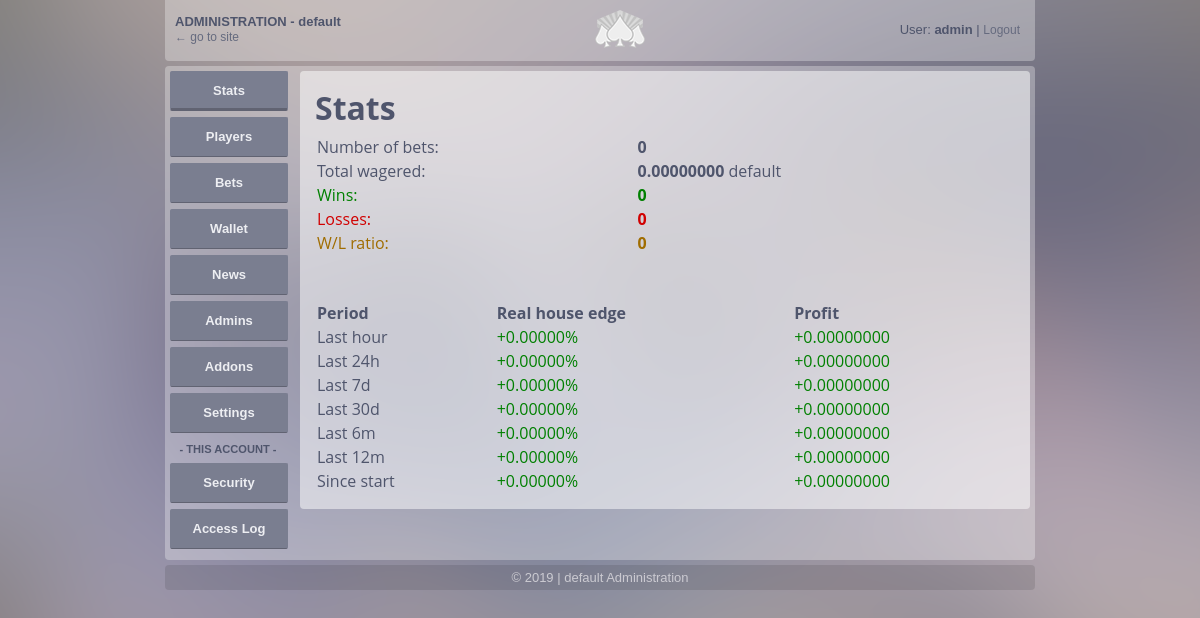
/admin/ (signed in), run on the app's committed database.
### tables this page shows
CREATE TABLE `system` (
  `id` int(1) NOT NULL DEFAULT '1',
  `autoalias_increment` int(255) NOT NULL DEFAULT '1',
  `title` text NOT NULL,
  `url` text NOT NULL,
  `currency` text NOT NULL,
  `currency_sign` text NOT NULL,
  `description` text NOT NULL,
  `giveaway` int(1) NOT NULL DEFAULT '0',
  `giveaway_amount` double NOT NULL DEFAULT '0',
  `chat_enable` int(1) NOT NULL DEFAULT '1',
  `t_bets` int(255) NOT NULL DEFAULT '0',
  `t_wagered` double NOT NULL DEFAULT '0',
  `t_wins` int(255) NOT NULL DEFAULT '0',
  `t_player_profit` double NOT NULL DEFAULT '0',
  `giveaway_freq` int(255) NOT NULL DEFAULT '0',
  `min_withdrawal` double NOT NULL DEFAULT '0',
  `min_deposit` double NOT NULL DEFAULT '0',
  `min_confirmations` int(255) NOT NULL DEFAULT '1',
  `bankroll_maxbet_ratio` double NOT NULL DEFAULT '25',
  `number_of_decks` double NOT NULL DEFAULT '1',
  `deposits_last_round` time NOT NULL,
  `hits_on_soft` int(1) NOT NULL DEFAULT '0',
  `bj_pays` int(1) NOT NULL DEFAULT '0'
);

### admin/index.php (the view, shortened to what this page needs)
<?php
if (isset($_SESSION['logged_']) && $_SESSION['logged_']==true)
  $logged=true;
else $logged=false;
$settings=mysql_fetch_array(mysql_query("SELECT * FROM `system` WHERE `id`=1 LIMIT 1"));
?>
<!DOCTYPE html>
<html>
  <head>
    <link rel="stylesheet" type="text/css" href="./layout.css">
  </head>
  <body>
    <div id="all">
      <div id="content" style="text-align: center;">
        <div class="main head">
          <div style="float: left; text-align: left; margin-left: 5px; position: relative; top: 4px;">
            <b>ADMINISTRATION - <?php echo $settings['title']; ?></b>
            <br>
            <a href="http://<?php echo $settings['url']; ?>" target="_blank" title="Opens site in new window">← go to site</a>
          </div>
          <div style="float: right; margin-right: 10px; line-height: 40px;">
            User: <?php if ($logged) echo '<b>'.$_SESSION['username'].'</b> | <a href="./login.php?logout">Logout</a>'; else echo '<b>Unlogged</b>'; ?>
          </div>
          <img src="./imgs/imprint.png" style="width: 50px;">
        </div>
        <div class="main">
          <div class="obsah">
            <?php
            if (!$logged) {
              if (isset($_GET['login_error'])) echo '<div class="zpravared"><b>Error: </b>Login error.</div>';
              if (isset($_GET['logouted'])) echo '<div class="zpravagreen"><b>Success: </b>You have been logged out.</div>';
              if (!isset($_GET['totp'])) {
                ?>
                <form action="login.php" method="post">
                  <table id="loginT" border="0">
                    <tr><td>Username:</td><td><input type="text" name="hash_one"></td></tr>
                    <tr><td>Password:</td><td><input type="password" name="hash_sec"></td></tr>
                    <tr><td></td><td><input type="submit" name="prihlaseni" value="Login"></td></tr>
                  </table>
                </form>
                <?php
              }
              else {
                ?>
                <div class="zprava"><b>Notice:</b> Two-factor authentication is enabled for this account.</div>
                <form action="login.php" method="post">
                  <table id="loginT" border="0">
                    <tr><td>Username:</td><td><b><?php echo $_SESSION['2f_1']['username']; ?></b></td></tr>
                    <tr><td>Enter one-time password:</td><td><input type="text" name="totp"></td></tr>
                    <tr><td></td><td><input type="submit" name="prihlaseni" value="Login"></td></tr>
                  </table>
                </form>
                <?php
              }
            }
            else {
              if (!empty($_GET['p']) && file_exists('./pages/'.$_GET['p'].'.php'))
                include './pages/'.$_GET['p'].'.php';
              else if (empty($_GET['p'])) include './pages/home.php';
              else include '404.php';
            }
            ?>
          </div>
          <div class="menu_">
            <ul>
              <?php if (!$logged) { ?>
              <li><a href="./">Login</a></li>
              <?php } if ($logged) { ?>
              <li><a href="./"<?php if (!isset($_GET['p']) || (isset($_GET['p']) && $_GET['p']=='home')) echo ' class="active_"'; ?>>Stats</a></li>
              <li><a href="./?p=players"<?php if (isset($_GET['p']) && $_GET['p']=='players') echo ' class="active_"'; ?>>Players</a></li>
              <li><a href="./?p=bets"<?php if (isset($_GET['p']) && $_GET['p']=='bets') echo ' class="active_"'; ?>>Bets</a></li>
              <li><a href="./?p=wallet"<?php if (isset($_GET['p']) && $_GET['p']=='wallet') echo ' class="active_"'; ?>>Wallet</a></li>
              <li><a href="./?p=news"<?php if (isset($_GET['p']) && $_GET['p']=='news') echo ' class="active_"'; ?>>News</a></li>
              <li><a href="./?p=admins"<?php if (isset($_GET['p']) && $_GET['p']=='admins') echo ' class="active_"'; ?>>Admins</a></li>
              <li><a href="./?p=addons"<?php if (isset($_GET['p']) && $_GET['p']=='addons') echo ' class="active_"'; ?>>Addons</a></li>
              <li><a href="./?p=settings"<?php if (isset($_GET['p']) && $_GET['p']=='settings') echo ' class="active_"'; ?>>Settings</a></li>
              <li><p align="center"><small><small><strong><strong>- THIS ACCOUNT -</strong></strong></small></small></p></li>
              <li><a href="./?p=set_ga"<?php if (isset($_GET['p']) && $_GET['p']=='set_ga') echo ' class="active_"'; ?>>Security</a></li>
              <li><a href="./?p=logs"<?php if (isset($_GET['p']) && $_GET['p']=='logs') echo ' class="active_"'; ?>>Access Log</a></li>
              <?php } ?>
            </ul>
          </div>
        </div>
        <div class="main paticka">&copy; <?php echo date('Y',time()).' '; ?> | <?php echo $settings['title']; ?> Administration</div>
      </div>
    </div>
  </body>
</html>

### admin/pages/home.php (shortened to what this page needs)
<h1>Stats</h1>
<table class="vypis_table">
  <tr class="vypis_table_obsah">
    <td>Number of bets:</td>
    <td><b><?php echo $settings['t_bets']; ?></b></td>
  </tr>
  <tr class="vypis_table_obsah">
    <td>Total wagered:</td>
    <td><b><?php echo sprintf("%.8f",$settings['t_wagered']); ?></b> <?php echo $settings['currency_sign']; ?></td>
  </tr>
  <tr class="vypis_table_obsah">
    <td style="color: green;">Wins:</td>
    <td style="color: green;"><b><?php echo $settings['t_wins']; ?></b></td>
  </tr>
  <tr class="vypis_table_obsah">
    <td style="color: #d10000;">Losses:</td>
    <td style="color: #d10000;"><b><?php echo ($settings['t_bets']-$settings['t_wins']); ?></b></td>
  </tr>
  <tr class="vypis_table_obsah">
    <td style="color: #a06d00;">W/L ratio:</td>
    <td style="color: #a06d00;"><b><?php if (($settings['t_bets']-$settings['t_wins'])>0) echo sprintf("%.3f",$settings['t_wins']/($settings['t_bets']-$settings['t_wins'])); else echo 0; ?></b></td>
  </tr>
</table>
<br><br>
<table class="vypis_table">
  <tr class="vypis_table_head">
    <th>Period</th>
    <th>Real house edge</th>
    <th>Profit</th>
  </tr>
  <tr>
    <td>Last hour</td>
    <td><?php $this_q=mysql_fetch_array(mysql_query("SELECT SUM(-1*((`bet_amount`*`multiplier`)-`bet_amount`)) AS `total_profit`,SUM(`bet_amount`) AS `total_wager` FROM `games` WHERE `time`>NOW()-INTERVAL 1 HOUR AND `ended`=1 AND `winner`!='tie'")); $h_e_['h_e']=($this_q['total_wager']!=0)?(($this_q['total_profit']/$this_q['total_wager'])*100):0; echo ($h_e_['h_e']>=0)?'<span style="color: green;">+'.sprintf("%.5f",$h_e_['h_e']).'%</span>':'<span style="color: #d10000;">'.sprintf("%.5f",$h_e_['h_e']).'%</span>'; ?></td>
    <td><?php echo ($this_q['total_profit']>=0)?'<span style="color: green;">+'.sprintf("%.8f",$this_q['total_profit']).'</span>':'<span style="color: #d10000;">'.sprintf("%.8f",$this_q['total_profit']).'</span>'; ?></td>
  </tr>
  <tr>
    <td>Last 24h</td>
    <td><?php $this_q=mysql_fetch_array(mysql_query("SELECT SUM(-1*((`bet_amount`*`multiplier`)-`bet_amount`)) AS `total_profit`,SUM(`bet_amount`) AS `total_wager` FROM `games` WHERE `time`>NOW()-INTERVAL 24 HOUR AND `ended`=1 AND `winner`!='tie'")); $h_e_['h_e']=($this_q['total_wager']!=0)?(($this_q['total_profit']/$this_q['total_wager'])*100):0; echo ($h_e_['h_e']>=0)?'<span style="color: green;">+'.sprintf("%.5f",$h_e_['h_e']).'%</span>':'<span style="color: #d10000;">'.sprintf("%.5f",$h_e_['h_e']).'%</span>'; ?></td>
    <td><?php echo ($this_q['total_profit']>=0)?'<span style="color: green;">+'.sprintf("%.8f",$this_q['total_profit']).'</span>':'<span style="color: #d10000;">'.sprintf("%.8f",$this_q['total_profit']).'</span>'; ?></td>
  </tr>
  <tr>
    <td>Last 7d</td>
    <td><?php $this_q=mysql_fetch_array(mysql_query("SELECT SUM(-1*((`bet_amount`*`multiplier`)-`bet_amount`)) AS `total_profit`,SUM(`bet_amount`) AS `total_wager` FROM `games` WHERE `time`>NOW()-INTERVAL 7 DAY AND `ended`=1 AND `winner`!='tie'")); $h_e_['h_e']=($this_q['total_wager']!=0)?(($this_q['total_profit']/$this_q['total_wager'])*100):0; echo ($h_e_['h_e']>=0)?'<span style="color: green;">+'.sprintf("%.5f",$h_e_['h_e']).'%</span>':'<span style="color: #d10000;">'.sprintf("%.5f",$h_e_['h_e']).'%</span>'; ?></td>
    <td><?php echo ($this_q['total_profit']>=0)?'<span style="color: green;">+'.sprintf("%.8f",$this_q['total_profit']).'</span>':'<span style="color: #d10000;">'.sprintf("%.8f",$this_q['total_profit']).'</span>'; ?></td>
  </tr>
  <tr>
    <td>Last 30d</td>
    <td><?php $this_q=mysql_fetch_array(mysql_query("SELECT SUM(-1*((`bet_amount`*`multiplier`)-`bet_amount`)) AS `total_profit`,SUM(`bet_amount`) AS `total_wager` FROM `games` WHERE `time`>NOW()-INTERVAL 30 DAY AND `ended`=1 AND `winner`!='tie'")); $h_e_['h_e']=($this_q['total_wager']!=0)?(($this_q['total_profit']/$this_q['total_wager'])*100):0; echo ($h_e_['h_e']>=0)?'<span style="color: green;">+'.sprintf("%.5f",$h_e_['h_e']).'%</span>':'<span style="color: #d10000;">'.sprintf("%.5f",$h_e_['h_e']).'%</span>'; ?></td>
    <td><?php echo ($this_q['total_profit']>=0)?'<span style="color: green;">+'.sprintf("%.8f",$this_q['total_profit']).'</span>':'<span style="color: #d10000;">'.sprintf("%.8f",$this_q['total_profit']).'</span>'; ?></td>
  </tr>
  <tr>
    <td>Last 6m</td>
    <td><?php $this_q=mysql_fetch_array(mysql_query("SELECT SUM(-1*((`bet_amount`*`multiplier`)-`bet_amount`)) AS `total_profit`,SUM(`bet_amount`) AS `total_wager` FROM `games` WHERE `time`>NOW()-INTERVAL 6 MONTH AND `ended`=1 AND `winner`!='tie'")); $h_e_['h_e']=($this_q['total_wager']!=0)?(($this_q['total_profit']/$this_q['total_wager'])*100):0; echo ($h_e_['h_e']>=0)?'<span style="color: green;">+'.sprintf("%.5f",$h_e_['h_e']).'%</span>':'<span style="color: #d10000;">'.sprintf("%.5f",$h_e_['h_e']).'%</span>'; ?></td>
    <td><?php echo ($this_q['total_profit']>=0)?'<span style="color: green;">+'.sprintf("%.8f",$this_q['total_profit']).'</span>':'<span style="color: #d10000;">'.sprintf("%.8f",$this_q['total_profit']).'</span>'; ?></td>
  </tr>
  <tr>
    <td>Last 12m</td>
    <td><?php $this_q=mysql_fetch_array(mysql_query("SELECT SUM(-1*((`bet_amount`*`multiplier`)-`bet_amount`)) AS `total_profit`,SUM(`bet_amount`) AS `total_wager` FROM `games` WHERE `time`>NOW()-INTERVAL 12 MONTH AND `ended`=1 AND `winner`!='tie'")); $h_e_['h_e']=($this_q['total_wager']!=0)?(($this_q['total_profit']/$this_q['total_wager'])*100):0; echo ($h_e_['h_e']>=0)?'<span style="color: green;">+'.sprintf("%.5f",$h_e_['h_e']).'%</span>':'<span style="color: #d10000;">'.sprintf("%.5f",$h_e_['h_e']).'%</span>'; ?></td>
    <td><?php echo ($this_q['total_profit']>=0)?'<span style="color: green;">+'.sprintf("%.8f",$this_q['total_profit']).'</span>':'<span style="color: #d10000;">'.sprintf("%.8f",$this_q['total_profit']).'</span>'; ?></td>
  </tr>
  <tr>
    <td>Since start</td>
    <td><?php $this_q=mysql_fetch_array(mysql_query("SELECT SUM(-1*((`bet_amount`*`multiplier`)-`bet_amount`)) AS `total_profit`,SUM(`bet_amount`) AS `total_wager` FROM `games` WHERE `ended`=1 AND `winner`!='tie'")); $h_e_['h_e']=($this_q['total_wager']!=0)?(($this_q['total_profit']/$this_q['total_wager'])*100):0; echo ($h_e_['h_e']>=0)?'<span style="color: green;">+'.sprintf("%.5f",$h_e_['h_e']).'%</span>':'<span style="color: #d10000;">'.sprintf("%.5f",$h_e_['h_e']).'%</span>'; ?></td>
    <td><?php echo ($this_q['total_profit']>=0)?'<span style="color: green;">+'.sprintf("%.8f",$this_q['total_profit']).'</span>':'<span style="color: #d10000;">'.sprintf("%.8f",$this_q['total_profit']).'</span>'; ?></td>
  </tr>
</table>

### admin/layout.css (style rules this page uses)
* { margin: 0; padding: 0; }
body { width: 100%; background-image: url('imgs/bg.png'); background-attachment: fixed; color: #4F556C; font-family: sans-serif; }
h1 { margin-bottom: 5px; }
a { color: #9f9ea3; text-decoration: none; font-size: 12px; }
#all { width: 100%; text-align: center; }
#content { width: 998px; margin-left: auto; margin-right: auto; text-align: left; }
.main { width: 860px; margin-top: 5px; overflow: hidden; padding: 5px; margin-left: auto; margin-right: auto; text-align: left; background-color: rgba(255, 255, 255, 0.3); -webkit-border-radius: 4px; -moz-border-radius: 4px; border-radius: 4px; }
.menu_ { width: 116px; }
.menu_ ul { margin: 0; }
.menu_ ul li { list-style: none outside none; padding-bottom: 6px }
.menu_ ul a { display: inline-block; text-align: center; width: 116px; height: 38px; line-height: 38px; font-weight: bold; color: #edeef2; -webkit-border-radius: 2px; -moz-border-radius: 2px; border-radius: 2px; background-color: #7A7E90; font-size: 13px; border: 1px solid #7A7E90; border-bottom: 1px solid #616372; }
.menu_ ul a.active_ { height: 36px; border-bottom: 3px solid #616372; }
.obsah { float: right; width: 700px; padding: 15px; font-family: "Open Sans",sans-serif; background-color: rgba(255, 255, 255, 0.5); -webkit-border-radius: 4px; -moz-border-radius: 4px; border-radius: 4px; }
table { width: 100%; }
table td { vertical-align: top; }
.paticka { margin-top: 5px; text-align: center; font-size: 13px; color: #CBCAD1; background-color: rgba(0, 0, 0, 0.1); margin-bottom: 20px; }
.head { margin-top: 0; text-align: center; font-size: 13px; padding: 10px 5px; -webkit-border-top-right-radius: 0; -webkit-border-top-left-radius: 0; -moz-border-radius-topright: 0; -moz-border-radius-topleft: 0; border-top-right-radius: 0; border-top-left-radius: 0; }
.head a { color: #666b7f; }

### data on the page
system: title "default", t_bets "0", t_wagered "0.00000000", currency_sign "default", t_wins "0", $settings['t_bets']-$settings['t_wins'] "0"

### other printed values
$_SESSION['username'] "admin"
$h_e_['h_e'] "0.00000"
$this_q['total_profit'] "0.00000000"
